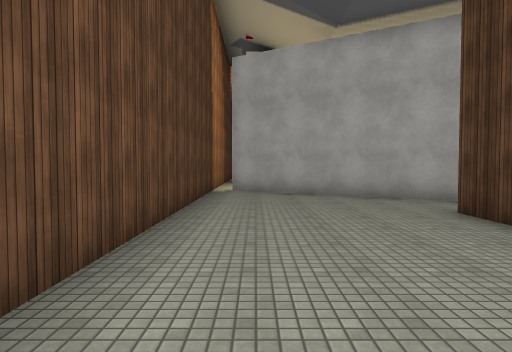
view 1 (above)

24 first-person views from a walk through a Unity game level. The camera is 1.5 m above the floor, tilts 2° down and sees 75° across. The floor is counted in squares, 2 m on a side. Each view is taken from the middle of a square. On the plan, view 1 faces up. The plan holds only what a view shows up to about 11 squares ahead; the rest is blank. The place goes on beyond the plan. The player character is not drawn. Some surface patterns are stand-ins.

view 2
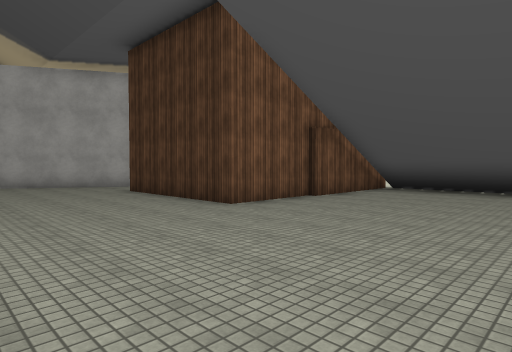

view 3
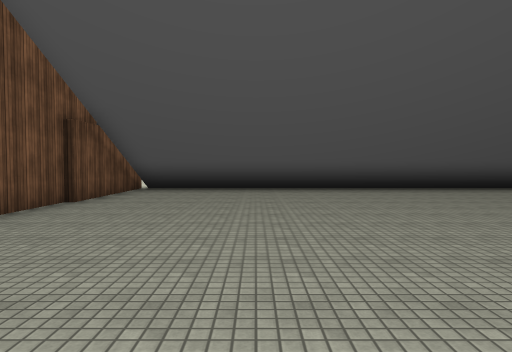

view 4
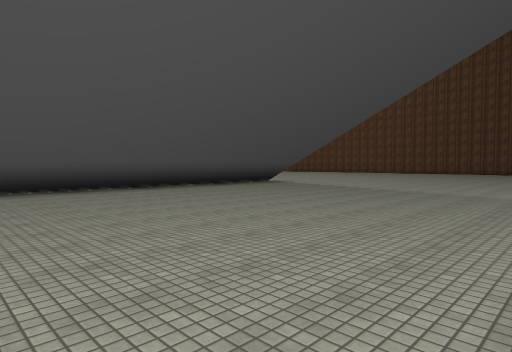

view 5
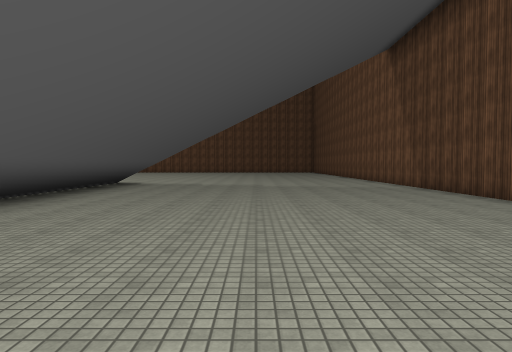

view 6
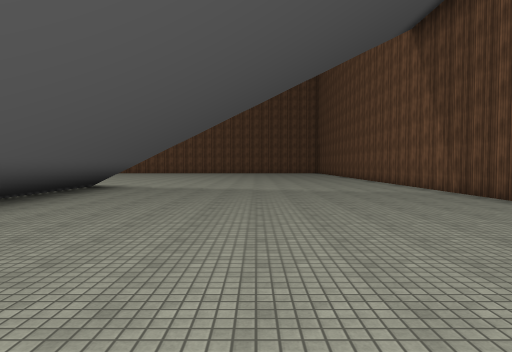

view 7
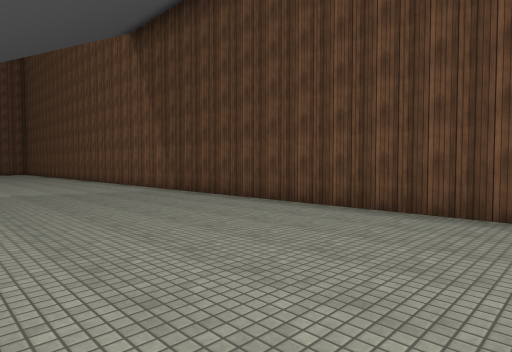

view 8
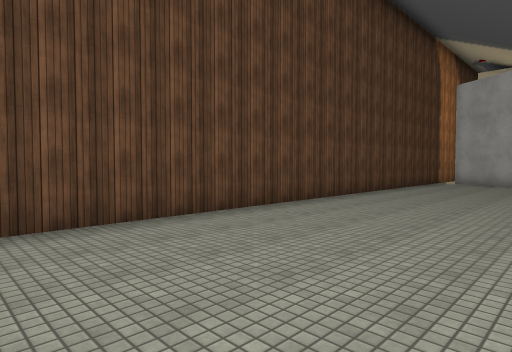

view 9
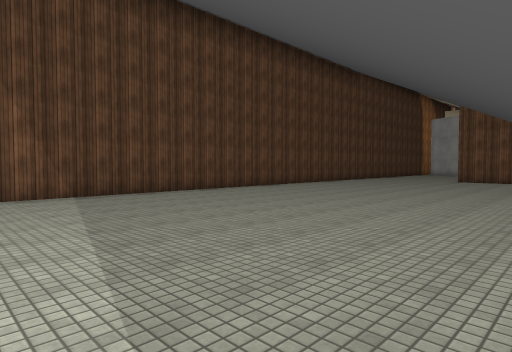

view 10
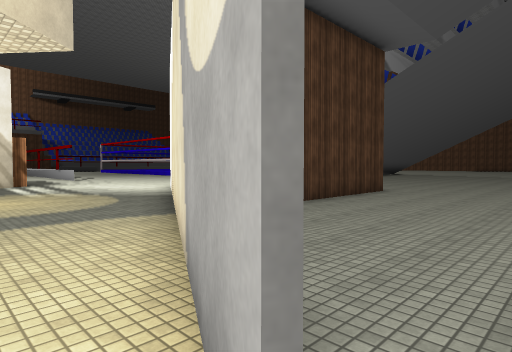

view 11
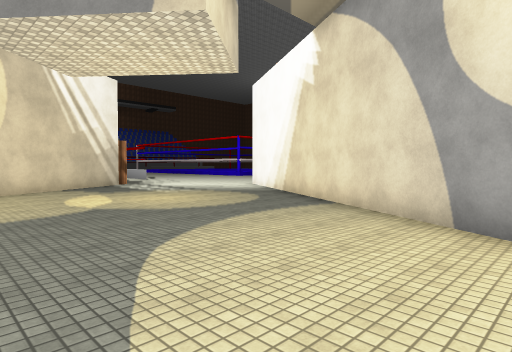

view 12
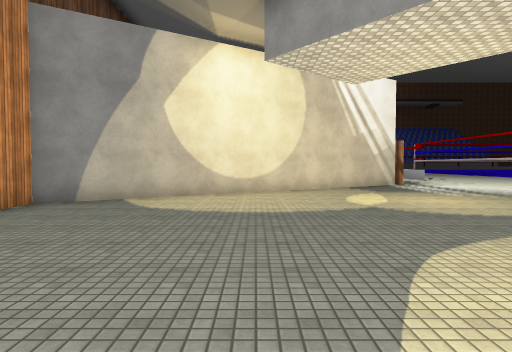

view 13
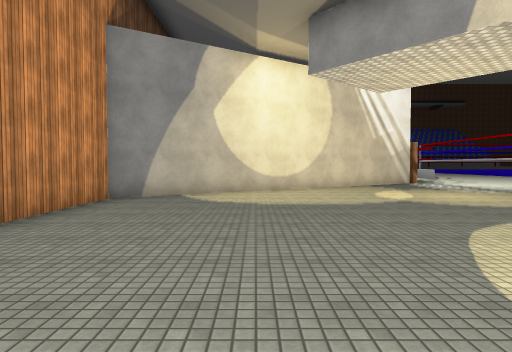

view 14
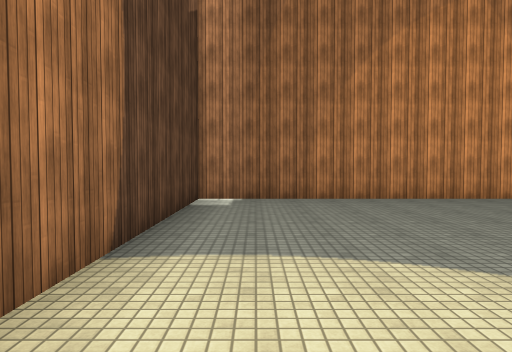

view 15
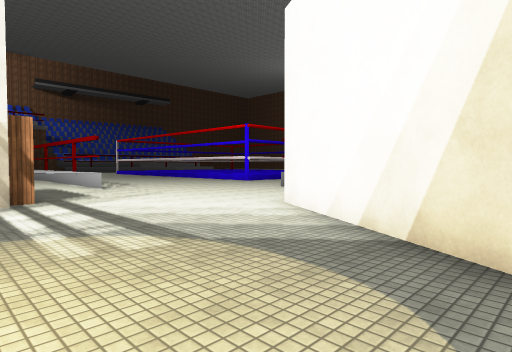

view 16
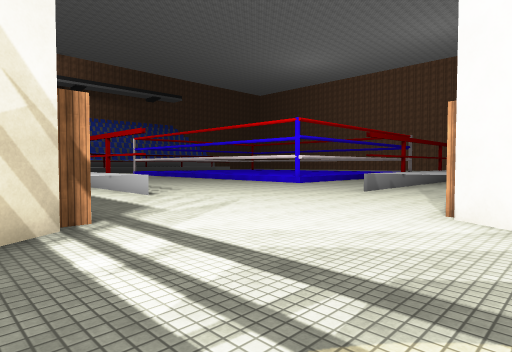

view 17
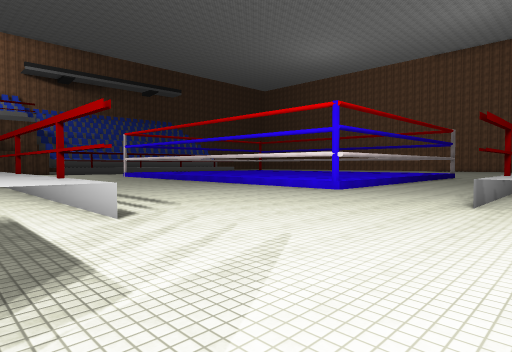

view 18
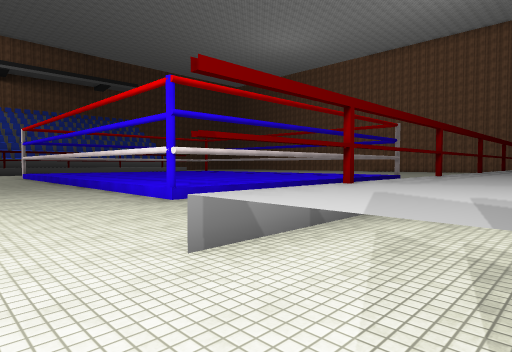

view 19
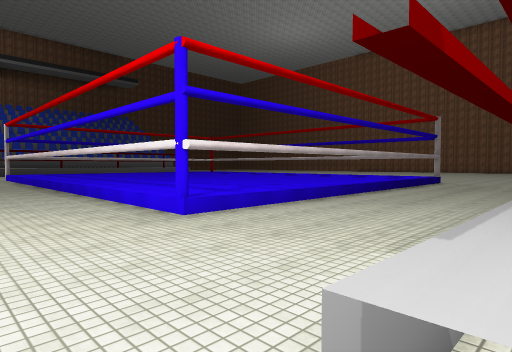

view 20
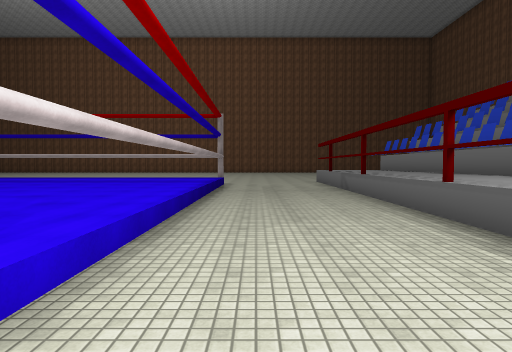

view 21
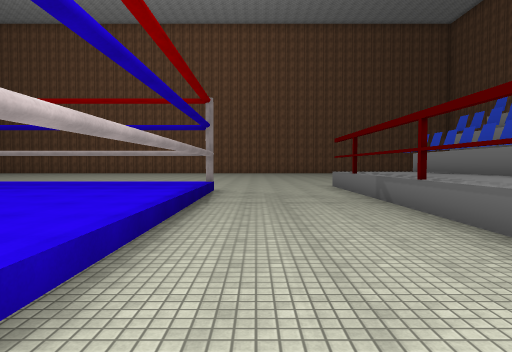

view 22
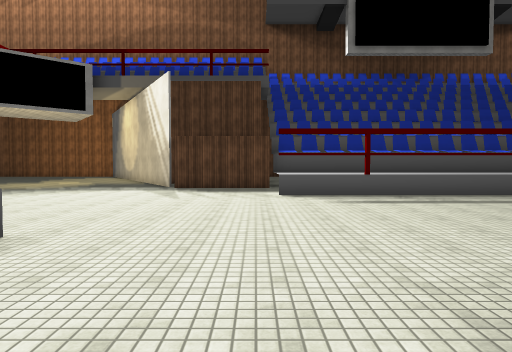

view 23
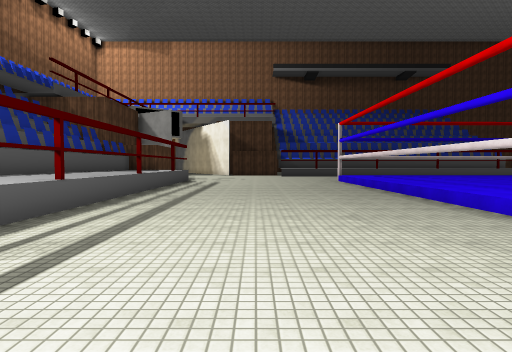

view 24
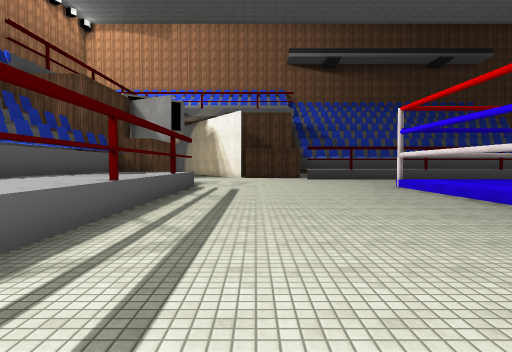

### Floor plan
Key: @ floor where view 1 was taken; # wall or solid block; . main floor; : floor 0.5 m higher than the main floor; / step, stairs or slope; = window, fence, low wall or low ledge; ^ raised ledge.
Columns run from 2 left of view 1 to 31 right of it. Each row starts with its distance up from view 1.
 18 #########
 17 #.......##
 16 #........#
 15 #........ #
 14 #.........##
 13 #..........#
 12 #..........###
 11 #............#
 10 #............##
  9 #.##..........#
  8 #..###........####################
  7 #....###..........^     ^^^^^^^^^
  6 #......##.........^^^^^^^^^^^^^^^
  5 #....#  ##........^^^^^^^^^^^^^#^^
  4 #....#   ###......................
  3 #....#      ......................
  2 #....#      ......................
  1 #....#######......................
  0 #.@.......###^^...................
 -1 #.........###^^...................
 -2 #.........## ^#...//:::::::::::::#
 -3 #.........## ^^.../=::::::::: :::#
 -4 #.........## ^^...//::::: :::  ::#
 -5 #.........## ^^...//::::   ::   :#
 -6 #.........## ^^...//:::
 -7 #.........###^^...//:::
 -8 #.........###^^...//:::
 -9 #.........###^^...//::::
-10 #.........###^^...//:::::
-11 #.........###^^....::::::
-12 #.........###^^....=::::
-13 #.........###^^....=::::
-14 #.........###^^....
-15 #.........### ^....

Where each view was taken, in squares from view 1:
view 1: 0 up, 0 right, facing up
view 2: 4 down, 1 left, facing up-right
view 3: 3 down, 1 left, facing right
view 4: 4 down, 1 left, facing down-right
view 5: 2 down, 4 right, facing down
view 6: 4 down, 4 right, facing down
view 7: 4 down, 4 right, facing down-left
view 8: 5 down, 3 right, facing up-left
view 9: 15 down, 7 right, facing up-left
view 10: 10 up, 1 left, facing down-right
view 11: 13 up, 0 right, facing down-right
view 12: 13 up, 0 right, facing right
view 13: 14 up, 1 left, facing right
view 14: 10 up, 0 right, facing up
view 15: 9 up, 5 right, facing down-right
view 16: 9 up, 8 right, facing down-right
view 17: 7 up, 11 right, facing down-right
view 18: 2 up, 10 right, facing down-right
view 19: 1 up, 12 right, facing down-right
view 20: 1 down, 15 right, facing down
view 21: 4 down, 15 right, facing down
view 22: 3 down, 15 right, facing up
view 23: 2 up, 16 right, facing right
view 24: 3 up, 20 right, facing right
